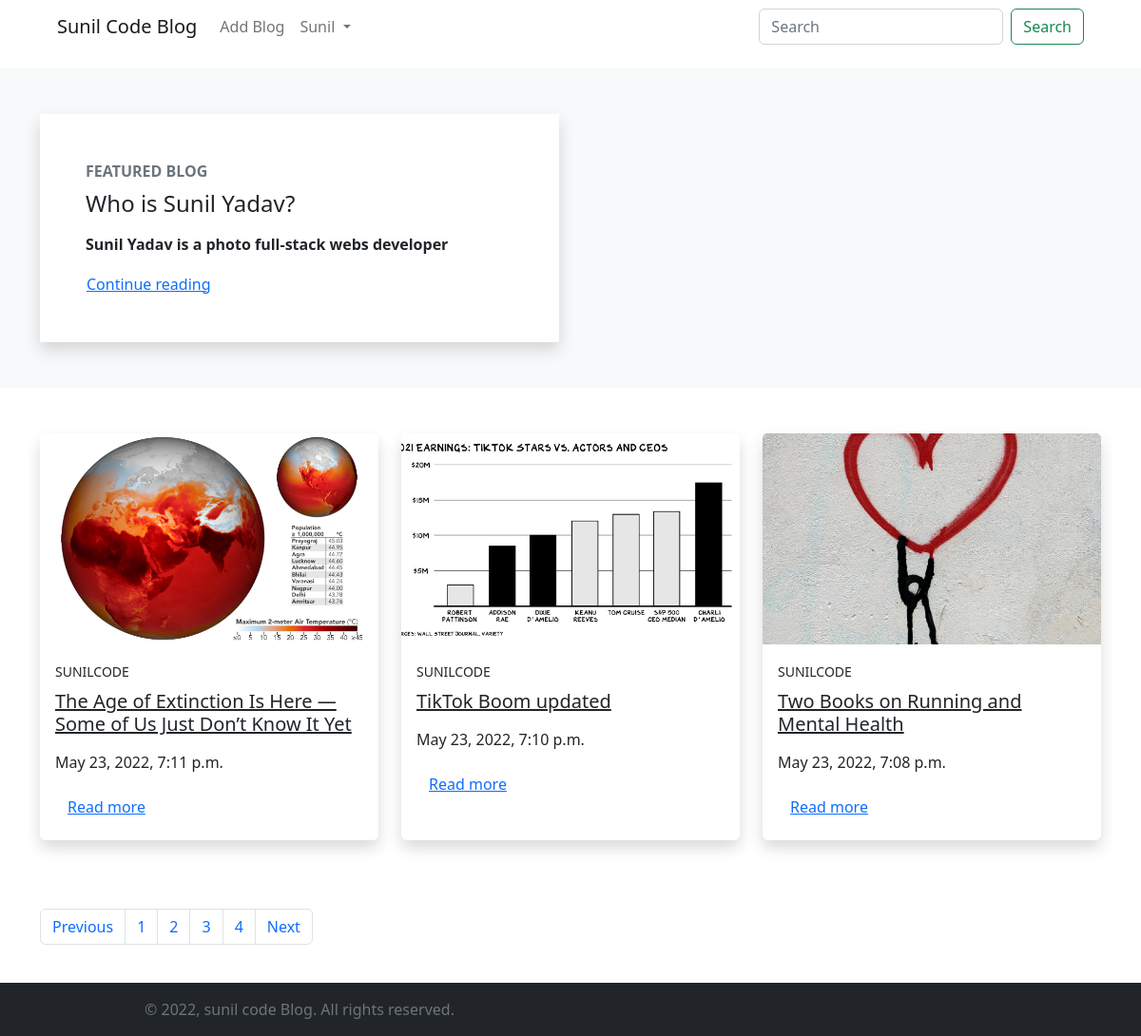
Page /?page=2 (signed in) on the committed database.
### miniBlog/models.py (models this page shows, shortened)
class BlogModel(models.Model):
    title=models.CharField(max_length=1000)
    content=FroalaField()
    slug=models.SlugField(max_length=1000, null=True,  blank=True)
    image=models.ImageField(upload_to='blog')
    user=models.ForeignKey(User, null=True, blank=True ,on_delete=models.CASCADE)
    created_at=models.DateTimeField(auto_now_add=True)
    upload_to=models.DateTimeField(auto_now=True)
    likes=models.ManyToManyField(User,blank=True, related_name='post_like')

### miniBlog/views.py (the view)
# urls.py: 2. Add a URL to urlpatterns:  path('', views.home, name='home')
def home(request):
    context={}
    try:
        blogs = BlogModel.objects.all().order_by('-id')
        allblogs=BlogModel.objects.annotate(Count('likes'))
        maxlist=[]
        for blog in allblogs:
            maxlist.append(blog.likes__count)
        for blog in allblogs:
            if max(maxlist) == blog.likes__count:
                featured=blog
                break
        featured_blog=featured
        paginator = Paginator(blogs, 3)
        pages = paginator.page_range
        pageNumber = request.GET.get('page')
        finalBlogpage = paginator.get_page(pageNumber)
        context = {'blogs': finalBlogpage, 'pages': pages, 'featured_blog':featured_blog}
        profile = Profile.objects.get(user=request.user)
        verify = profile.is_varified
        if not verify:
            messages.warning(request, 'Please verify your Account!')
        if not profile.is_email_varified:
            messages.warning(request,'Please Verify your Email')
    except Exception as e:
        print(e)
    return render(request, 'blog/home.html', context)

### templates/blog/home.html (shortened to what this page needs)
{% extends "./base.html" %}
{% block start %}
<section class="position-relative py-5 bg-light mb-5">
  <div class="container">
    <div class="row">
      <div class="col-lg-6">
        <div class="bg-white rounded-lg shadow p-5"><strong
            class="text-uppercase text-secondary d-inline-block mb-2 text-sm">Featured Blog</strong>
            <h4 class="mb-3">{{featured_blog.title}}</h4>
          <p class="text-muted">{{featured_blog.content | safe | truncatechars:350}}</p><a class="btn btn-link p-0" href="{% url 'blog_detail' featured_blog.slug%}">Continue reading
            </a>
        </div>
      </div>
    </div>
  </div>
</section>
<section class="py-6 pb-5">
  <div class="container ">
    <div class="row mb-5">
      {% for blog in blogs %}
      <div class="col-lg-4 col-sm-6 mb-4 hover-animate">
        <div class="card shadow border-0 h-100"><a href="{% url 'blog_detail' blog.slug %}"><img
              class=" card-img-top" src="{{blog.image.url}}" alt="..." style="object-fit:cover ; aspect-ratio: 16/ 10;" /></a>
          <div class="card-body"><a class="text-uppercase text-decoration-none text-body text-sm letter-spacing-2"
              href="{% url 'blog_publisher' blog.user.username %}"><small>{{blog.user.username}}</small></a>
            <h5 class="my-2"><a class="text-dark" href="{% url 'blog_detail' blog.slug %}">{{blog.title}} </a></h5>
            <p class="text-gray-500 text-sm my-3">{{blog.created_at}}</p>
            <a class="btn btn-link pl-0" href="{% url 'blog_detail' blog.slug %}">Read more</a>
          </div>
        </div>
      </div>
      {% endfor %}
    </div>
    {% if pages %}
    <div class="mb-5 justify-content-end">
    <nav aria-label="...">
      <ul class="pagination">
        {% if blogs.has_previous %}
        <li class="page-item ">
          <a class="page-link" href="?page={{blogs.previous_page_number}}">Previous</a>
        </li>
        {% else %}
        <li class="page-item disabled">
          <a class="page-link ">Previous</a>
        </li>
        {% endif %}
        {% for page in pages %}
        <li class="page-item "><a class="page-link"  href="?page={{page}}">{{page}}</a></li>
        {% endfor %}
        {% if blogs.has_next %}
        <li class="page-item">
          <a class="page-link" href="?page={{blogs.next_page_number}}">Next</a>
        </li>
        {% else %}
        <li class="page-item disabled">
          <a class="page-link" disabled>Next</a>
        </li>
        {% endif %}
      </ul>
    </nav>
  </div>
  {% endif %}
  </div>
</section>
{% endblock %}

### templates/blog/base.html (shortened to what this page needs)
{% load static %}
<!DOCTYPE html>
<html lang="en">
<head>
  <link href='https://unpkg.com/boxicons@2.1.2/css/boxicons.min.css' rel='stylesheet'>
  <link rel="stylesheet" href="{% static 'css/style.css' %}">
  <link rel="stylesheet" href="https://cdn.jsdelivr.net/npm/bootstrap@5.2.0-beta1/dist/css/bootstrap.min.css">
</head>
<body>
  <header class="pb-5 mb-4">
    <nav class="navbar navbar-expand-lg bg-white fixed-top  px-1 px-sm-5 " id="navigation">
      <div class="container-fluid">
        <a class="navbar-brand" href="/">Sunil Code Blog</a>
        <div class="collapse navbar-collapse" id="navbarSupportedContent">
          <ul class="navbar-nav me-auto mb-2 mb-lg-0">
            {% if request.user.is_authenticated %}
            <li class="nav-item">
              <a class="nav-link" href="{% url 'addblog' %}">Add Blog</a>
            </li>
            {% endif %}
            {% if request.user.is_authenticated %}
            <li class="nav-item dropdown">
              <a class="nav-link dropdown-toggle" href="#" id="navbarDropdown" role="button" data-bs-toggle="dropdown"
                aria-expanded="false">
                {{request.user.first_name | capfirst}}
              </a>
                {% endif %}
            </li>
          </ul>
          <form class="d-flex" role="search" method="get" action="{% url 'search' %}">
            <input class="form-control me-2" type="search" placeholder="Search" aria-label="Search" name="query">
            <button class="btn btn-outline-success" type="submit">Search</button>
          </form>
        </div>
      </div>
    </nav>
  </header>
    {% block start %}
  {% endblock %}
  <footer class="fixed-bottom  d-print-none bg-dark mb-0">
    <div class="py-3 font-weight-light bg-gray-800 text-secondary">
      <div class="container">
        <div class="row align-items-center">
          <div class="col-md-6 text-center text-md-left">
            <p class="text-sm mb-md-0">&copy; <span id="year"></span>, sunil code Blog. All rights reserved.</p>
          </div>
        </div>
      </div>
    </div>
  </footer>
</body>
</html>

### static/css/style.css (style rules this page uses)
body { scroll-behavior: smooth; }

### rows in the picture
BlogModel: title "Who is Sunil Yadav?", content "Sunil Yadav is a photo full-stack webs developer"
BlogModel: image (picture), user.username "SUNILCODE", title "The Age of Extinction Is Here — Some of Us Just Don’t Know It Yet", created_at "May 23, 2022, 7:11 p.m."
BlogModel: image (picture), user.username "SUNILCODE", title "TikTok Boom updated", created_at "May 23, 2022, 7:10 p.m."
BlogModel: image (picture), user.username "SUNILCODE", title "Two Books on Running and Mental Health", created_at "May 23, 2022, 7:08 p.m."

### other values in the picture
{{ request.user.first_name | capfirst }} "Sunil"
{{ page }} "1" "2" "3" "4"
